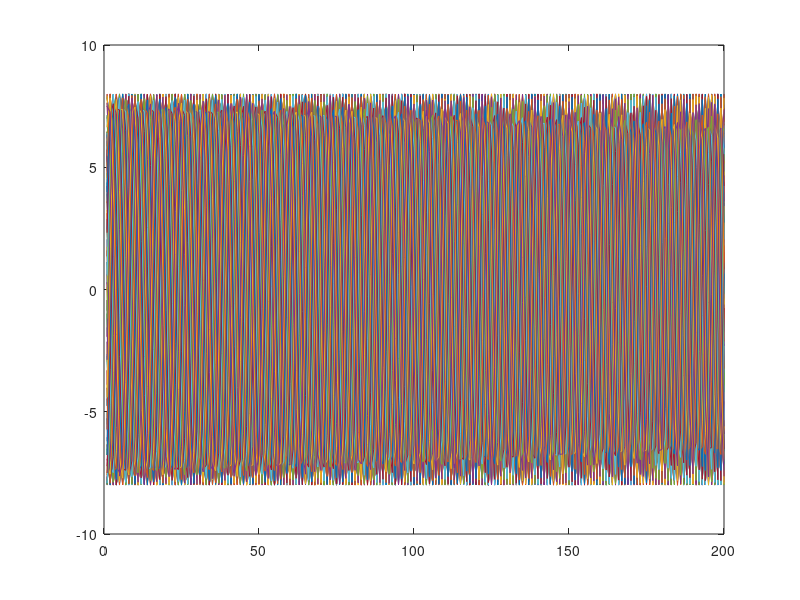

MATLAB code to generate this figure:
%%%%%%%%%%%%%%%%%%%%%%%%%%%%%%%%%%%%%%%%%%%%%%%%%%%%%%%%%%%%%%%%%%%%%%%%%%%%%%%%
%
% Generation numerique d'hologramme a partir de quelques sources ponctuelles en
% sommant leurs contributions (ondes spheriques). Les occultations ne sont pas 
% prises en compte pour l'instant !
%
%%%%%%%%%%%%%%%%%%%%%%%%%%%%%%%%%%%%%%%%%%%%%%%%%%%%%%%%%%%%%%%%%%%%%%%%%%%%%%%%

%% Parametres initiaux %%

% longueur de l'onde 
lambda = 532e-9; % 532nm

% plan de l'hologramme
hologramHeight = 2e-3; % 2mm
hologramWidth = 2e-3; % 2mm
hologramZ = 0;

% nombre de pixels
N = 200;
Delta = 10e-6;
samplesX = hologramWidth / Delta; % 200 samples with sampling distance Delta
samplesY = hologramHeight / Delta; % 200 samples with sampling distance Delta

% coin de reference du plan de l'hologramme (inferieur a gauche)
cornerX = -hologramWidth / 2;
cornerY = -hologramHeight / 2;

% amplitude initiale
a = 1;

% nombre d'ondes
k = 2*pi/lambda;

% points de la scene
points = [0, 0, -0.5];

%% [1] Calcul de l'onde objet (Nuage de points) %% 
objectWave = zeros(samplesY, samplesX);

% superposition de tous les ondes spheriques
for s = 1:rows(points)
    for column = 1:samplesX
        for row = 1:samplesY
          x = (column-1) * Delta + cornerX;
          y = (row-1) * Delta + cornerY;
          % distance oblique
          r = sqrt((x - points(s, 1))^2 + (y - points(s, 2))^2 + (hologramZ - points(s, 3))^2);
          objectWave(row,column) = (a / r)*exp(1i*k*r);
        end
    end
end

%% Calcul de l'onde de reference %%

% angles d'incidience (radians)
alpha = 90 * (pi/180); % par rapport a l'aixe x
beta = 90.5 * (pi/180); % par rapport a l'aixe y

% normes
nX = cos(alpha); 
nY = cos(beta);
nZ = sqrt(1 - nX^2 - nY^2);

refAmplitude = max(max(abs(objectWave)));

% l'onde de reference
referenceWave = zeros(samplesY, samplesX);

for column = 1:samplesX
  for row = 1:samplesY
    x = (column-1) * Delta + cornerX;
    y = (row-1) * Delta + cornerY;
    referenceWave(row,column) = refAmplitude * exp(1i*k*(x*nX + y*nY + hologramZ*nZ));
  end
end

%% [2] Representation de l'onde objet %%

%% Calcul de l'hologramme (interference entre l'onde objet et l'onde de reference) %%
%optField = objectWave + referenceWave;
%hologram = optField .* conj(optField);
itensity = 2*real(objectWave.*conj(referenceWave));

plot(itensity)
